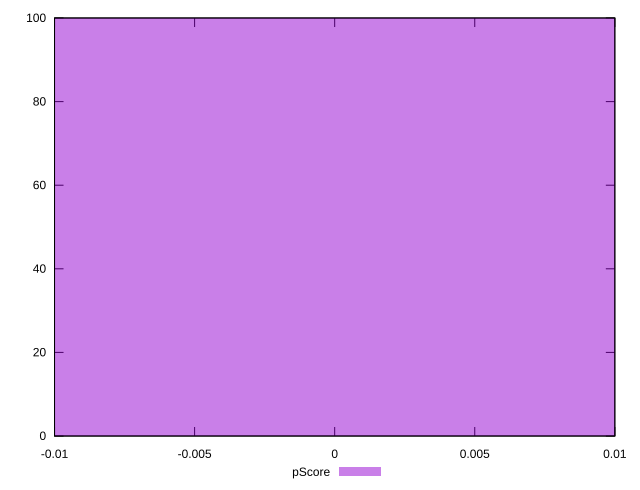

gnuplot code for this plot:
reset

$pScore <<EOF
0 100
EOF

set key outside below
set boxwidth 0.1
set xrange [-0.01:0.01]
set yrange [0:100]
set trange [0:100]
set style fill transparent solid 0.5 noborder
set terminal svg size 640, 490 enhanced background rgb 'white'
set output "reports/report_00030_2021-02-24T20-42-31.540Z/total-byte-weight/samples/agenda/pScore/histogram.svg"

plot $pScore title "pScore" with boxes

reset
